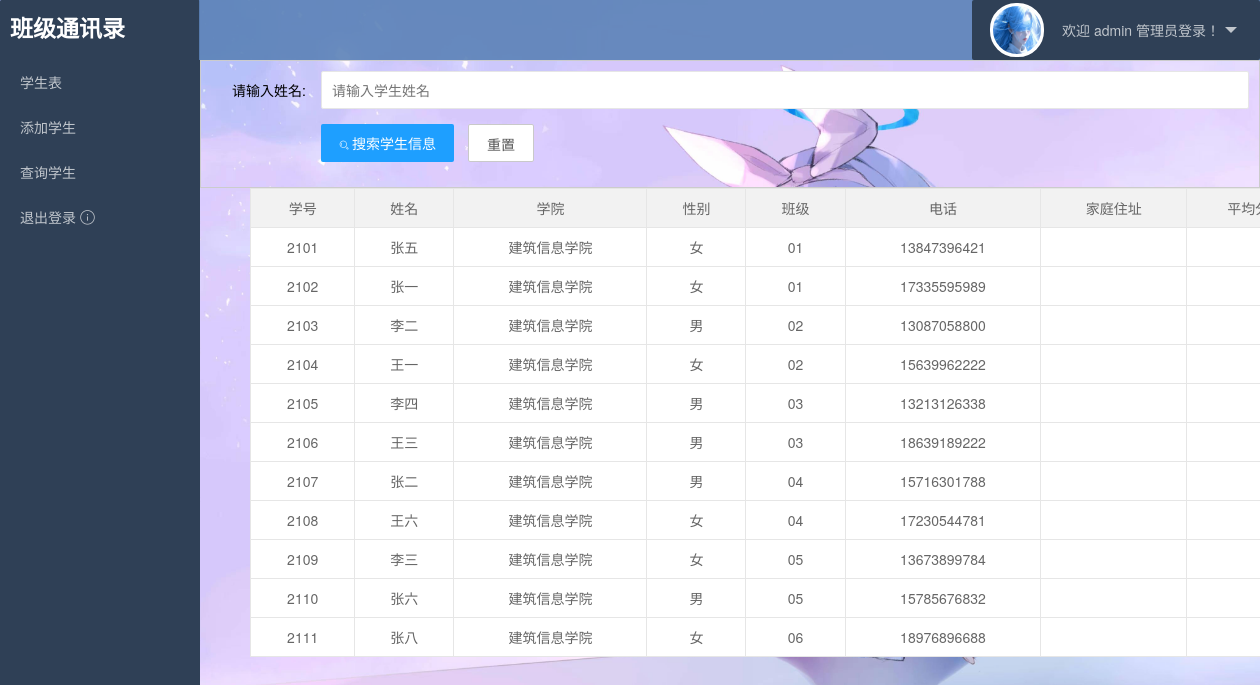
The app's page /admin/studentsearch.php (signed in) with its own data.
### tables this page shows
CREATE TABLE `studentinfo` (
  `xuehao` varchar(255) NOT NULL DEFAULT '',
  `username` varchar(255) DEFAULT NULL,
  `xueyuan` varchar(255) DEFAULT NULL,
  `sex` varchar(255) DEFAULT NULL,
  `classname` varchar(255) DEFAULT NULL,
  `phone` varchar(255) DEFAULT NULL,
  `password` varchar(255) DEFAULT NULL,
  PRIMARY KEY (`xuehao`) USING BTREE
);

### admin/studentsearch.php (the view, shortened to what this page needs)
<?php
include 'nav.php';
?>
<html>
<head>
    <link rel="stylesheet" href="../common/css/layui.css"/>
</head>
<body>
<?php
include 'nav.php';
include 'header.php';
?>
<form class="layui-form" action="studentsearch.php" method="post" style="">
    <div style="padding: 0px;padding-left: 200px;border: 0px solid #ccc;">
    <div class="layui-col-md12" style="padding: 10px;border: 1px solid #ccc;">
        <div class="layui-form-item">
            <label class="layui-form-label">请输入姓名:</label>
            <div class="layui-input-block">
                <input type="text" name="keywords" required lay-verify="required" placeholder="请输入学生姓名" maxlength="11"
                       autocomplete="off"
                       class="layui-input">
            </div>
        </div>
        <div class="layui-form-item">
            <div class="layui-input-block">
                <button class="layui-btn" type="submit" lay-submit lay-filter="formDemo"><i class="layui-icon layui-icon-search" style="font-size: 10px; color: #fff;"></i>搜索学生信息</button>
                <button type="reset" class="layui-btn layui-btn-primary">重置</button>
            </div>
        </div>
    </div>
</form>
    <table class="layui-table layui-table-hover">
        <tr>
            <td>学号</td>
            <td>姓名</td>
            <td>学院</td>
            <td>性别</td>
            <td>班级</td>
            <td>电话</td>
            <td>家庭住址</td>
            <td>平均分</td>
        </tr>
        <?php
	require("../conn.php");
	$keywords=$_POST['keywords'];
	$sql="select * from studentinfo where username like '%".$keywords."%'";
	$result=mysqli_query($db,$sql);
	while($row=mysqli_fetch_array($result)){
        ?>
<tr bgColor="#ffffff">
                <td><?php echo $row['xuehao']; ?></td>
                <td><?php echo $row['username']; ?></td>
                <td><?php echo $row['xueyuan']; ?></td>
                <td><?php echo $row['sex']; ?></td>
                <td><?php echo $row['classname']; ?></td>
                <td><?php echo $row['phone']; ?></td>
                <td><?php echo $row['address']; ?></td>
                <td><?php echo $row['score']; ?></td>
            </tr>
            <?php
        }
        ?>
    </table>
</body>
</html>

### admin/studentsearch.php (style rules this page uses)
body { background-image: url('../img/8.jpg'); background-size: cover; background-repeat: no-repeat; background-attachment: fixed; }
.layui-table { margin-left: 50px; }

### records on screen
studentinfo: xuehao "2101", username "张五", xueyuan "建筑信息学院", sex "女", classname "01", phone "13847396421"
studentinfo: xuehao "2102", username "张一", xueyuan "建筑信息学院", sex "女", classname "01", phone "17335595989"
studentinfo: xuehao "2103", username "李二", xueyuan "建筑信息学院", sex "男", classname "02", phone "13087058800"
studentinfo: xuehao "2104", username "王一", xueyuan "建筑信息学院", sex "女", classname "02", phone "15639962222"
studentinfo: xuehao "2105", username "李四", xueyuan "建筑信息学院", sex "男", classname "03", phone "13213126338"
studentinfo: xuehao "2106", username "王三", xueyuan "建筑信息学院", sex "男", classname "03", phone "18639189222"
studentinfo: xuehao "2107", username "张二", xueyuan "建筑信息学院", sex "男", classname "04", phone "15716301788"
studentinfo: xuehao "2108", username "王六", xueyuan "建筑信息学院", sex "女", classname "04", phone "17230544781"
studentinfo: xuehao "2109", username "李三", xueyuan "建筑信息学院", sex "女", classname "05", phone "13673899784"
studentinfo: xuehao "2110", username "张六", xueyuan "建筑信息学院", sex "男", classname "05", phone "15785676832"
studentinfo: xuehao "2111", username "张八", xueyuan "建筑信息学院", sex "女", classname "06", phone "18976896688"

### other values on screen
$_SESSION['username'] "admin"
